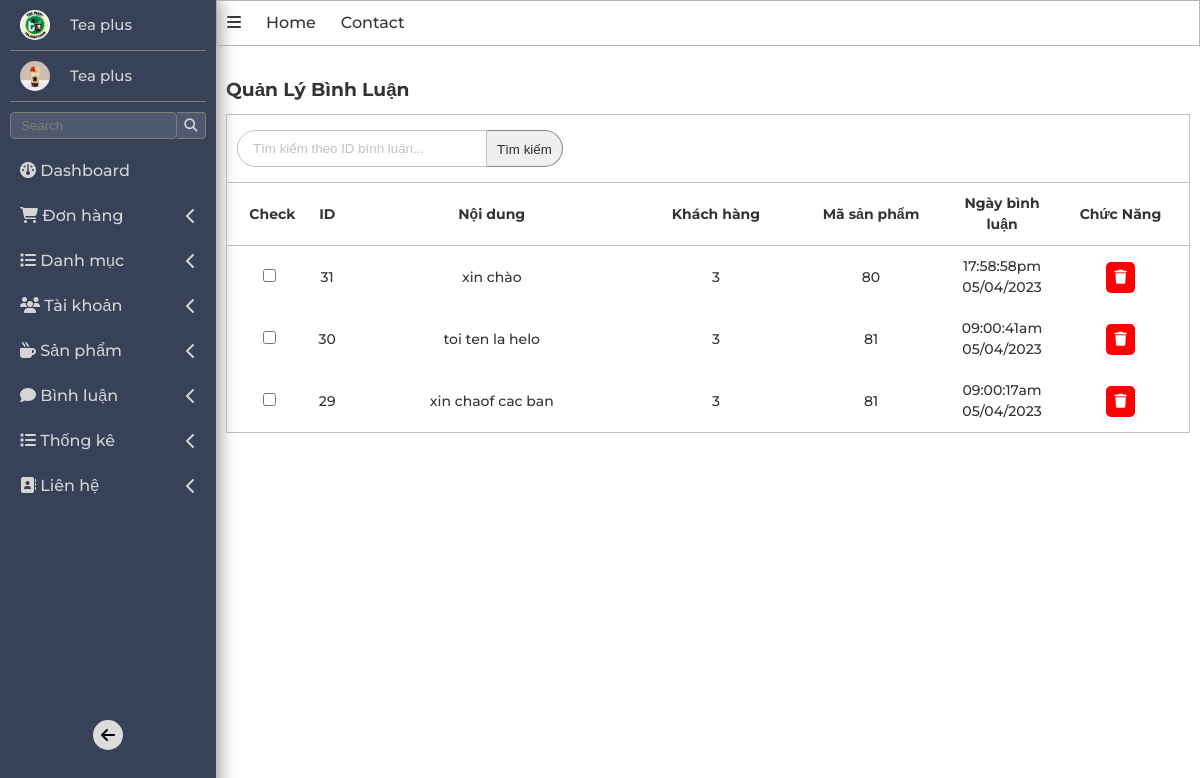
Screenshot of /admin/index.php?act=dsbl with the database file from the repository.
### tables this page shows
CREATE TABLE `binhluan` (
  `id` int(11) NOT NULL,
  `noidung` varchar(255) NOT NULL,
  `iduser` int(11) NOT NULL,
  `idpro` int(11) NOT NULL,
  `ngaybinhluan` varchar(30) NOT NULL
);

### model/pdo.php (called while the page is built, shortened)
<?php
function pdo_get_connection(){
    $dburl = "mysql:host=localhost;dbname=teaplussss;charset=utf8";
    $username = 'root';
    $password = '';
    $conn = new PDO($dburl, $username, $password);
    $conn->setAttribute(PDO::ATTR_ERRMODE, PDO::ERRMODE_EXCEPTION);
    return $conn;
}
function pdo_query($sql){
    $sql_args = array_slice(func_get_args(), 1);
    try{
        $conn = pdo_get_connection();
        $stmt = $conn->prepare($sql);
        $stmt->execute($sql_args);
        $rows = $stmt->fetchAll();
        return $rows;
    }
    catch(PDOException $e){
        throw $e;
    }
    finally{
        unset($conn);
    }
}

### model/binhluan.php (called while the page is built, shortened)
<?php
function loadall_binhluan($idpro){
    $sql="SELECT * FROM `binhluan` ";
    $sql.=" order by id desc";
    $listbl=pdo_query($sql);
    return  $listbl;
}
?>

### admin/binhluan/list.php (the view)
<main class="w-100 d-f f-d">
          <h3 style="margin: 10px 0px;">Quản Lý Bình Luận</h3>
          <div class="search_list-product-admin w-100">
          <form action="" style="margin-bottom: 5px;" class="d-f form-search">
              <input
                type="text"
                placeholder="Tìm kiếm theo ID bình luận..."
                class="input-search"
              />
              <input
                type="submit"
                class="submit-search-form"
                value="Tìm kiếm"
              />
            </form>
            <form action="" class="d-f ">
                <table class="w-100 table_bill-admin">
                    <thead>
                       <th> Check </th>
                        <th> ID </th>
                        <th> Nội dung</th>
                        <th> Khách hàng</th>
                        <th>Mã sản phẩm</th>
                        <th>  Ngày bình luận</th>
                        <th>Chức Năng </th>
                    </thead>
                    <?php foreach ($listbinhluan as $binhluan) {
                        extract($binhluan);
                        $xoabl="index.php?act=xoabl&id=".$id;
                        echo '<tr>
                                <td><input type="checkbox" name="" id=""></td>
                                <td>' . $id . '</td>
                                <td style="width:300px"> ' . $noidung . '</td>
                                <td>' . $iduser . '</td>
                                <td>' . $idpro . '</td>
                                <td style="width:100px">' . $ngaybinhluan . '</td>
                                <td >
                                    <a class="url-delete" href="'. $xoabl.'">
                                      <i class="fa-solid fa-trash"></i>
                                    </a>
                                 </td>
                            </tr>';
                    }
                    ?>
                  </table>
            </form>
          </div>
        </main>

### css/global.css (style rules this page uses)
* { padding: 0; margin: 0; box-sizing: border-box; }
:root { --primary-color: rgb(28, 205, 28); --white: rgb(255, 255, 255); --black: black; --font-family: "Montserrat", sans-serif; --text-color: #333; --bg-header-contact: rgb(237, 237, 237); --font-weight: 500; --font-size: 1.6em; --padding-website : 5%; --admin-sideBar-border : #7c7c7c; --border-cart :rgb(193, 193, 193); }
html { font-size: 62.5%; }
body { font-size: var(--font-size); font-family: var(--font-family); line-height: 1.5; font-weight: var(--font-weight); text-rendering: optimizeSpeed; color: var(--text-color); }
a[href] { text-decoration: none; color: var(--text-color); }
.d-f { display: flex; }
.f-d { flex-direction: column; }
.w-100 { width: 100%; }

### css/admin/admin.css (style rules this page uses)
:root { --color-text--sidebar :rgb(213, 213, 213); --border-color-form-table: #c2c2c2; }
main { padding: 20px 10px ; }
.search_list-product-admin { border: 1px solid var(--border-color-form-table); }
.form-search { padding: 10px; margin-top: 5px; }
.form-search input::placeholder { color: var(--border-color-form-table); }
.input-search { padding: 10px 15px; background-color: var(--white); caret-color: var(--black); width: 250px; border: 1px solid var(--border-color-form-table); border-top-left-radius: 20px; border-bottom-left-radius: 20px; outline: none; }
.submit-search-form { border-top-right-radius: 20px; border-bottom-right-radius: 20px; padding: 0px 10px; border: 1px solid #888; border-left: none; color: rgb(46, 46, 46); padding-top: 2px; }
.url-edit,.url-delete { padding: 5px 8px; display: inline-block; text-align: center; border-radius: 5px; margin: 0px 3px; }
.url-edit i,.url-delete i { color: var(--white); }
.url-delete { background-color: red; }

### css/admin/bill.css (style rules this page uses)
.table_bill-admin { border-top: 1px solid var(--border-color-form-table); font-size: 1.4rem; padding: 10px 5px; box-sizing: border-box; border-collapse:collapse ; }
.table_bill-admin>thead>tr>th { padding: 10px 0px; }
.table_bill-admin>thead>tr>th:first-child { padding-left: 5px; }
.table_bill-admin>tbody>tr>td { padding: 10px 0px; text-align: center; }
.table_bill-admin>tbody>tr>td:first-child { padding-left: 0px; }
.table_bill-admin>thead>tr>th { text-align: center; }

### rows the page displays
binhluan: id "31", noidung "xin chào", iduser "3", idpro "80", ngaybinhluan "17:58:58pm 05/04/2023"
binhluan: id "30", noidung "toi ten la helo", iduser "3", idpro "81", ngaybinhluan "09:00:41am 05/04/2023"
binhluan: id "29", noidung "xin chaof cac ban", iduser "3", idpro "81", ngaybinhluan "09:00:17am 05/04/2023"
